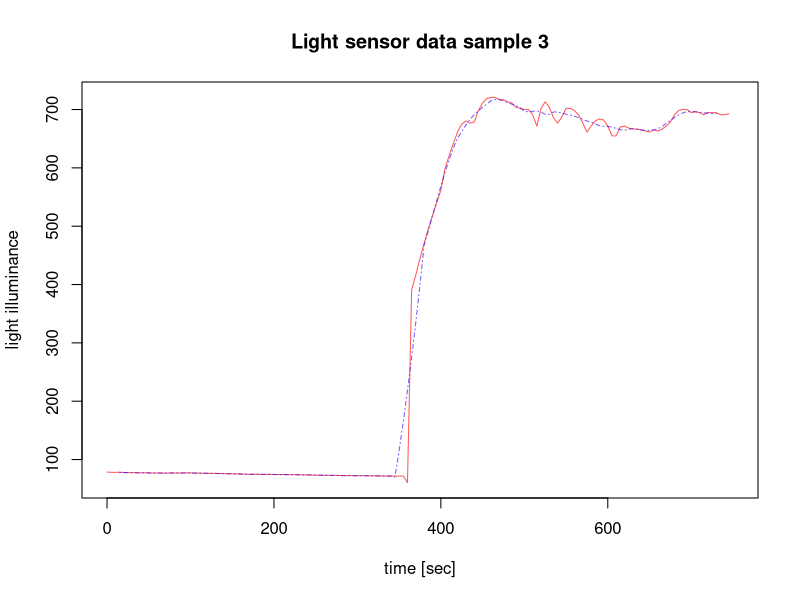

Here is the R script that generated this plot:
#
# data captured using the simpel msp430 implementation of light sensor
# first part is ambient light in a room, slightly decreasing.
# Then the sensor was moved under a fluorescent office lamp.
#

folder = "C:/opt/GitHub/SCR/light-sensor-msp430-simple/light-sensor-receiver-python/data"
setwd(folder)
dataset = read.csv("capturedData_3.csv", header=T)

# as timeseries
light.ts = ts(dataset[,2], start=0, deltat=5)
#
# smoothed
light.ts.f1 = filter(light.ts, filter=rep(1/7,7))
#
# plot the raw measurements and the smoothed series on top of it
#
plot(light.ts, 
     type='l', 
     xlab="time [sec]", 
     ylab="light illuminance", 
     main="Light sensor data sample 3", 
     col=hsv(0,1,1,.66))
lines(light.ts.f1, 
      type='l', 
      lty=4, 
      col=hsv(.7,1,1,.66))

#lines(light.ts.f1, type='l', lty=4, lwd=1, xlab="time [sec]", ylab="light illuminance", main="Light sensor data - smoothed", col=hsv(.7,1,1,.66))
